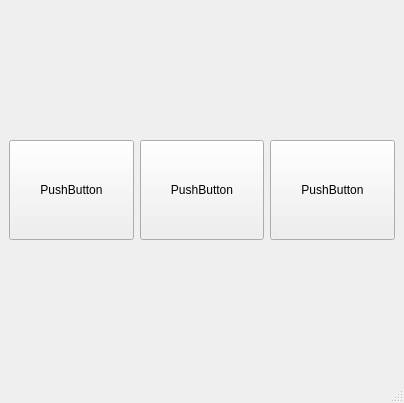
<?xml version="1.0" encoding="UTF-8"?>
<ui version="4.0">
 <class>MainWindow</class>
 <widget class="QMainWindow" name="MainWindow">
  <property name="geometry">
   <rect>
    <x>0</x>
    <y>0</y>
    <width>404</width>
    <height>403</height>
   </rect>
  </property>
  <property name="windowTitle">
   <string>MainWindow</string>
  </property>
  <widget class="QWidget" name="centralwidget">
   <layout class="QVBoxLayout" name="verticalLayout">
    <item>
     <layout class="QHBoxLayout" name="horizontalLayout">
      <item>
       <widget class="QPushButton" name="pushButton_3">
        <property name="minimumSize">
         <size>
          <width>100</width>
          <height>50</height>
         </size>
        </property>
        <property name="maximumSize">
         <size>
          <width>200</width>
          <height>100</height>
         </size>
        </property>
        <property name="text">
         <string>PushButton</string>
        </property>
       </widget>
      </item>
      <item>
       <widget class="QPushButton" name="pushButton_2">
        <property name="minimumSize">
         <size>
          <width>100</width>
          <height>50</height>
         </size>
        </property>
        <property name="maximumSize">
         <size>
          <width>200</width>
          <height>100</height>
         </size>
        </property>
        <property name="text">
         <string>PushButton</string>
        </property>
       </widget>
      </item>
      <item>
       <widget class="QPushButton" name="pushButton">
        <property name="minimumSize">
         <size>
          <width>100</width>
          <height>50</height>
         </size>
        </property>
        <property name="maximumSize">
         <size>
          <width>200</width>
          <height>100</height>
         </size>
        </property>
        <property name="text">
         <string>PushButton</string>
        </property>
       </widget>
      </item>
     </layout>
    </item>
   </layout>
  </widget>
  <widget class="QMenuBar" name="menubar">
   <property name="geometry">
    <rect>
     <x>0</x>
     <y>0</y>
     <width>404</width>
     <height>21</height>
    </rect>
   </property>
  </widget>
  <widget class="QStatusBar" name="statusbar"/>
 </widget>
 <resources/>
 <connections/>
</ui>
